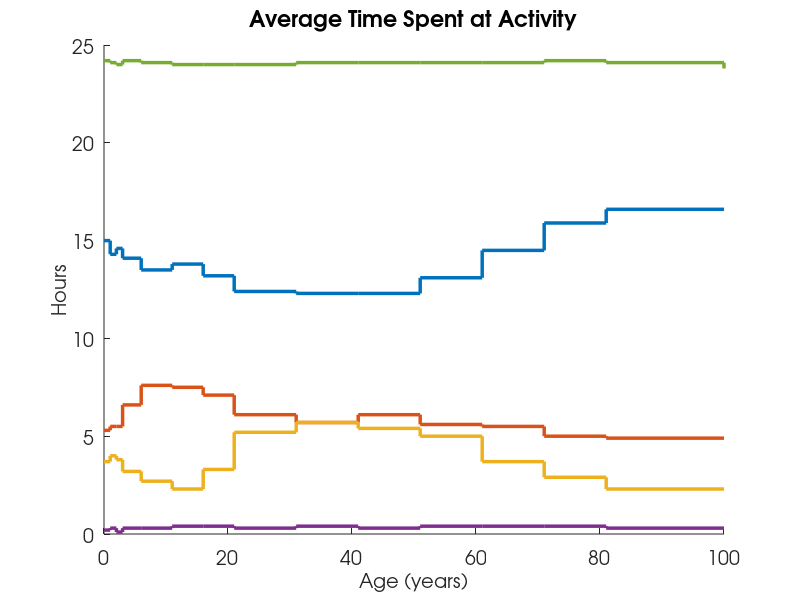
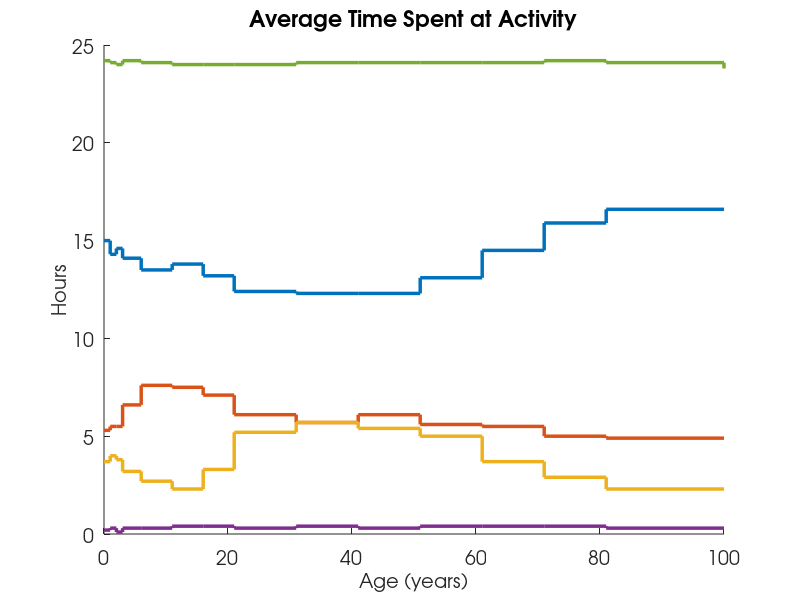

The MATLAB source for these figures, in order:
% EPA Data (Metabolically Derived Human Ventilation Rates: A Revised ...
% Approach Based Upon Oxygen Consumption Rates 2009)

%% Load data
load('ActivityVentilation.mat');

%% X-Axis data
x_data = [0,1,2,3,6,11,16,21,31,41,51,61,71,81,100]; %Ages in year
X = zeros(1,size(x_data,2)*2-1);
j = 0;
for i = 1:length(x_data)-1
    X(i+j) = x_data(i);
    X(i+j+1) = x_data(i+1);
    j = j + 1;
end
X(end) = x_data(end);

%% Y-Axis data and Plotting
figure('Units', 'pixels', ...
    'Position', [100 100 500 375]);
hold on;

ActivityList = fieldnames(ActivityVentilation.male);
Y = zeros(size(X));
h = zeros(numel(ActivityList)+1,1);
SumY = zeros(size(Y));
j = 0;
for z = 1:numel(ActivityList)    
    for i = 1:length(x_data)-1
        Y(i+j) = ActivityVentilation.male.(ActivityList{z,1})(i,2);
        Y(i+j+1) = ActivityVentilation.male.(ActivityList{z,1})(i,2);
        j = j + 1;
    end
    SumY = SumY + Y; 
    Y(end) = ActivityVentilation.male.(ActivityList{z,1})(end,2);
    h(z) = plot(X,Y);
    j = 0;
end
h(z+1) = plot(X,SumY);
% line24 = line([0,100],[24,24]);

%% Line settings
colors = lines(5);
lineWidth = 2.5;

set(h(1), ...
    'LineStyle'       , '-'        , ...
    'Color'           , colors(1,:)    , ...
    'LineWidth'       , lineWidth);

set(h(2), ...
    'LineStyle'       , '-'        , ...    
    'Color'           , colors(2,:)    , ...         
    'LineWidth'       , lineWidth);

set(h(3), ...
    'LineStyle'       , '-'        , ...
    'Color'           , colors(3,:)    , ...
    'LineWidth'       , lineWidth);

set(h(4), ...
    'LineStyle'       , '-'        , ...    
    'Color'           , colors(4,:)    , ...         
    'LineWidth'       , lineWidth);

set(h(5), ...
    'LineStyle'       , '-'        , ...    
    'Color'           , colors(5,:)    , ...         
    'LineWidth'       , lineWidth);

% set(line24, ...
%     'LineStyle'       , '-'        , ...    
%     'Color'           , [0,0,0]    , ...         
%     'LineWidth'       , lineWidth);
 
%% Legends
% hLegend = legend( ...
%     [h(1), h(2), h(3), h(4), h(5), line24], ...
%     'Male Sedentary/Passive', ... 
%     'Male Light Intensity', ... 
%     'Male Moderate Intensity' , ...
%     'Male High Intensity' , ...
%     'Male Total', ... 
%     '24 Hour Line', ... 
%     'Location'     , 'SouthOutside');
% set(hLegend, ...
%     'FontName'                 , 'AvantGarde', ...
%     'FontSize'                 , 14          );
% xlim([0,90])
% ylim([0,25])

%% Title and labels
hTitle = title('Average Time Spent at Activity');
hXLabel = xlabel('Age (years)');
hYLabel = ylabel('Hours');
set(gca, ... 
    'FontName' ,'AvantGarde', ...
    'FontSize', 14);
set([hTitle, hXLabel, hYLabel] , ...
    'FontName'                 , 'AvantGarde', ...
    'FontSize'                 , 14          );
set( hTitle                    , ...
    'FontSize'   , 16          , ...
    'FontWeight' , 'bold'      );

%% Print FRC 
print(gcf, '-dpdf', '-r300', 'plots/activity_male_hours');  
print(gcf, '-dpng', '-r300', 'plots/activity_male_hours');  